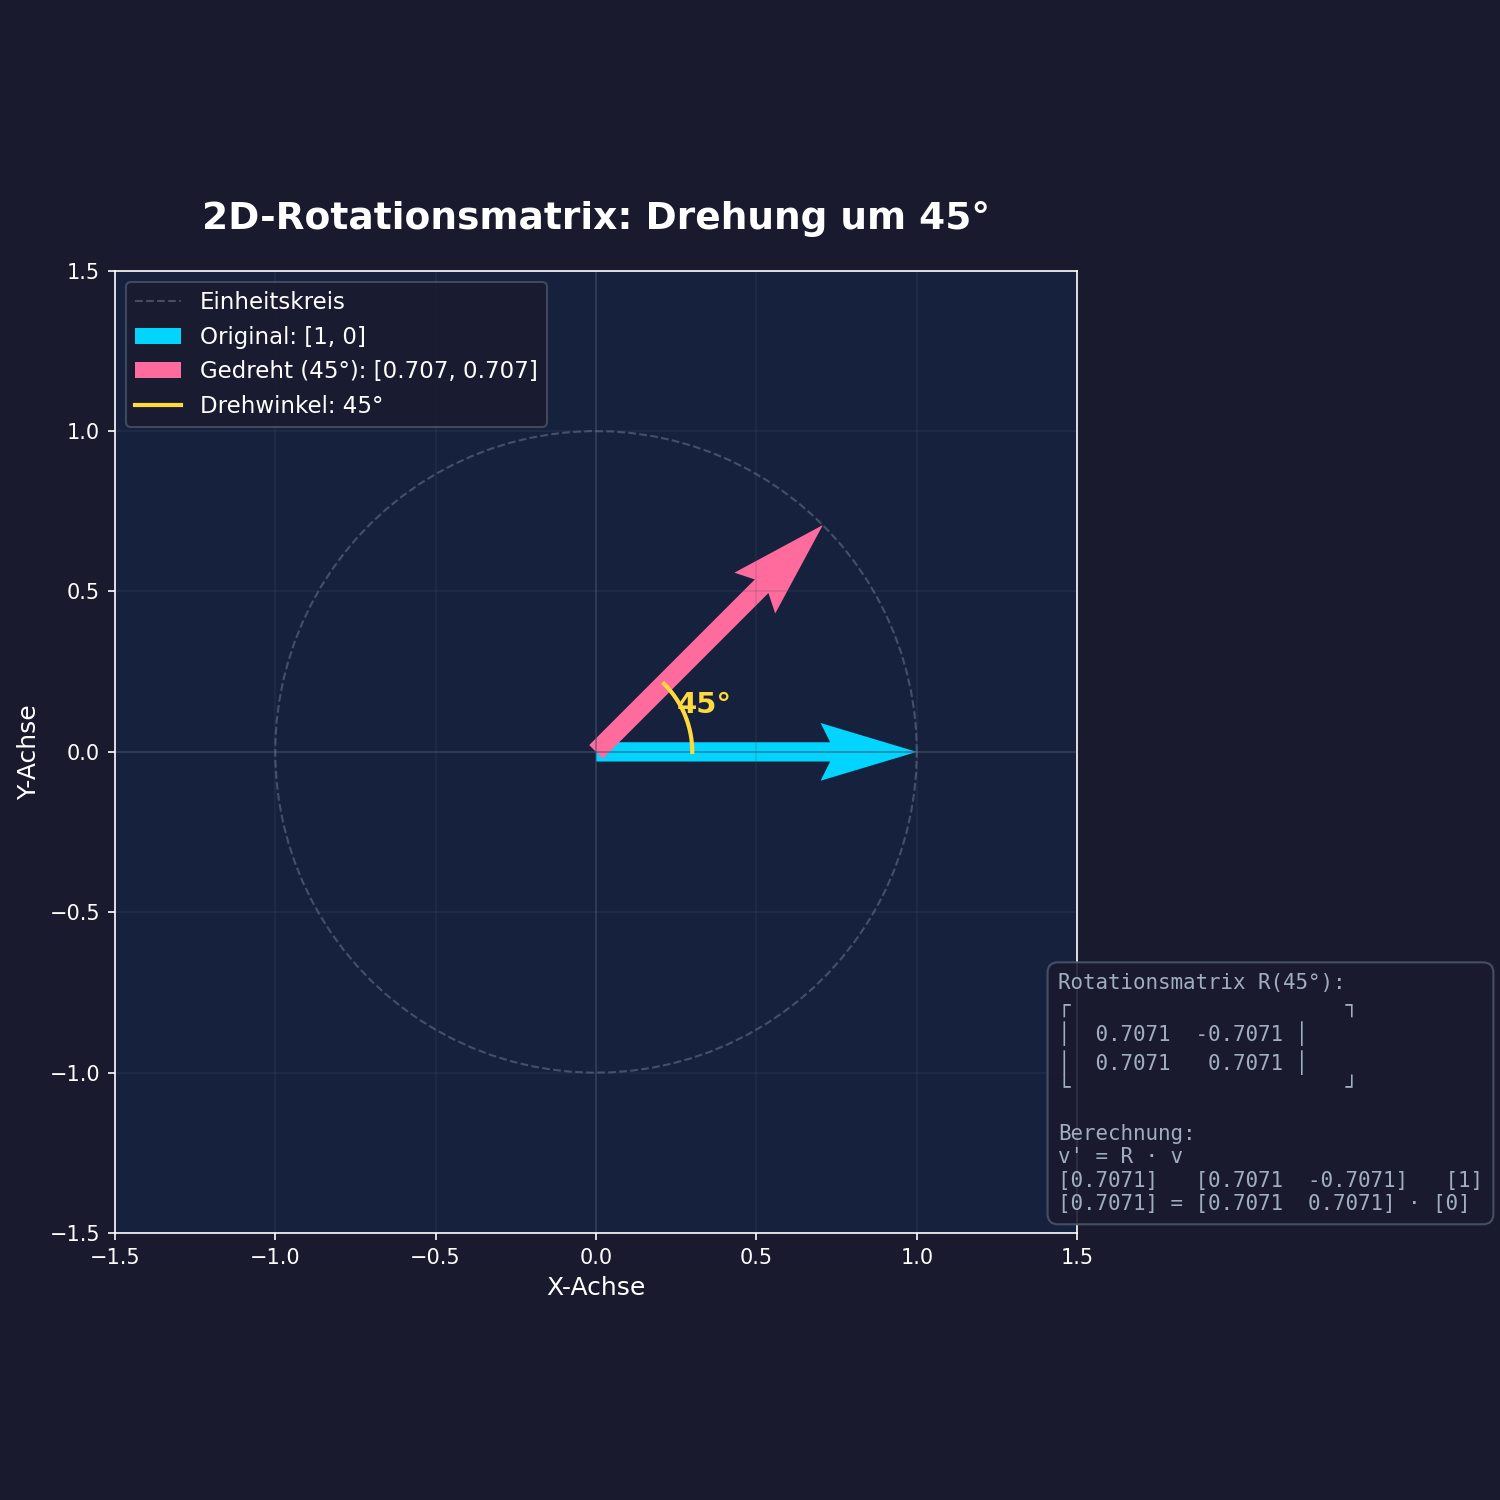

Generate this figure with Python:
"""
Visualisierung einer 2D-Rotationsmatrix mit NumPy und Matplotlib
================================================================
Dieses Skript zeigt, wie ein Vektor um 45 Grad gedreht wird.
"""

import numpy as np
import matplotlib.pyplot as plt

# =============================================================================
# 1. ROTATIONSMATRIX ERSTELLEN
# =============================================================================

def erstelle_rotationsmatrix(winkel_grad):
    """
    Erstellt eine 2x2 Rotationsmatrix für einen gegebenen Winkel.
    
    Parameter:
        winkel_grad: Drehwinkel in Grad (positiv = gegen Uhrzeigersinn)
    
    Rückgabe:
        2x2 NumPy Array (Rotationsmatrix)
    """
    winkel_rad = np.radians(winkel_grad)
    
    cos_theta = np.cos(winkel_rad)
    sin_theta = np.sin(winkel_rad)
    
    R = np.array([
        [cos_theta, -sin_theta],
        [sin_theta,  cos_theta]
    ])
    
    return R

# =============================================================================
# 2. HAUPTPROGRAMM
# =============================================================================

# Winkel festlegen
WINKEL = 45  # Grad

# Rotationsmatrix berechnen
R = erstelle_rotationsmatrix(WINKEL)

print("=" * 50)
print(f"Rotationsmatrix für {WINKEL}°:")
print("=" * 50)
print(R)
print()

# Original-Vektor definieren (zeigt nach rechts)
original_vektor = np.array([1, 0])

# Vektor drehen
gedrehter_vektor = R @ original_vektor

print(f"Original-Vektor:     {original_vektor}")
print(f"Gedrehter Vektor:    {gedrehter_vektor}")
print()

# =============================================================================
# 3. VISUALISIERUNG
# =============================================================================

# Figure erstellen mit dunklem Stil
plt.style.use('dark_background')
fig, ax = plt.subplots(figsize=(10, 10))

# Hintergrund anpassen
fig.patch.set_facecolor('#1a1a2e')
ax.set_facecolor('#16213e')

# Koordinatensystem zeichnen
ax.axhline(y=0, color='#4a5568', linestyle='-', linewidth=0.8, alpha=0.5)
ax.axvline(x=0, color='#4a5568', linestyle='-', linewidth=0.8, alpha=0.5)

# Gitter hinzufügen
ax.grid(True, alpha=0.2, color='#4a5568')

# Einheitskreis zeichnen (zur Orientierung)
theta = np.linspace(0, 2*np.pi, 100)
ax.plot(np.cos(theta), np.sin(theta), 
        color='#718096', linestyle='--', linewidth=1, alpha=0.5, 
        label='Einheitskreis')

# Original-Vektor zeichnen (cyan)
ax.quiver(0, 0, original_vektor[0], original_vektor[1],
          angles='xy', scale_units='xy', scale=1,
          color='#00d4ff', width=0.02, 
          label=f'Original: [{original_vektor[0]}, {original_vektor[1]}]')

# Gedrehter Vektor zeichnen (magenta/pink)
ax.quiver(0, 0, gedrehter_vektor[0], gedrehter_vektor[1],
          angles='xy', scale_units='xy', scale=1,
          color='#ff6b9d', width=0.02,
          label=f'Gedreht ({WINKEL}°): [{gedrehter_vektor[0]:.3f}, {gedrehter_vektor[1]:.3f}]')

# Rotationsbogen zeichnen
winkel_bogen = np.linspace(0, np.radians(WINKEL), 30)
bogen_radius = 0.3
ax.plot(bogen_radius * np.cos(winkel_bogen), 
        bogen_radius * np.sin(winkel_bogen),
        color='#ffd93d', linewidth=2, label=f'Drehwinkel: {WINKEL}°')

# Winkel-Text
ax.annotate(f'{WINKEL}°', 
            xy=(0.25, 0.12), 
            fontsize=14, 
            color='#ffd93d',
            fontweight='bold')

# Achsen-Einstellungen
ax.set_xlim(-1.5, 1.5)
ax.set_ylim(-1.5, 1.5)
ax.set_aspect('equal')

# Titel und Labels
ax.set_title(f'2D-Rotationsmatrix: Drehung um {WINKEL}°', 
             fontsize=18, fontweight='bold', color='white', pad=20)
ax.set_xlabel('X-Achse', fontsize=12, color='white')
ax.set_ylabel('Y-Achse', fontsize=12, color='white')

# Legende
legend = ax.legend(loc='upper left', fontsize=11, 
                   facecolor='#1a1a2e', edgecolor='#4a5568')
for text in legend.get_texts():
    text.set_color('white')

# Rotationsmatrix als Text im Plot anzeigen
matrix_text = f"""Rotationsmatrix R({WINKEL}°):
┌                      ┐
│ {R[0,0]:7.4f}  {R[0,1]:7.4f} │
│ {R[1,0]:7.4f}  {R[1,1]:7.4f} │
└                      ┘

Berechnung:
v' = R · v
[{gedrehter_vektor[0]:.4f}]   [{R[0,0]:.4f}  {R[0,1]:.4f}]   [{original_vektor[0]}]
[{gedrehter_vektor[1]:.4f}] = [{R[1,0]:.4f}  {R[1,1]:.4f}] · [{original_vektor[1]}]"""

ax.text(0.98, 0.02, matrix_text, 
        transform=ax.transAxes, 
        fontsize=10, 
        fontfamily='monospace',
        color='#a0aec0',
        verticalalignment='bottom',
        horizontalalignment='left',
        bbox=dict(boxstyle='round,pad=0.5', 
                  facecolor='#1a1a2e', 
                  edgecolor='#4a5568',
                  alpha=0.9))

plt.tight_layout()
plt.savefig('rotation_visualisierung.png', dpi=150, facecolor='#1a1a2e')
plt.show()

print("=" * 50)
print("✓ Visualisierung gespeichert als 'rotation_visualisierung.png'")
print("=" * 50)
